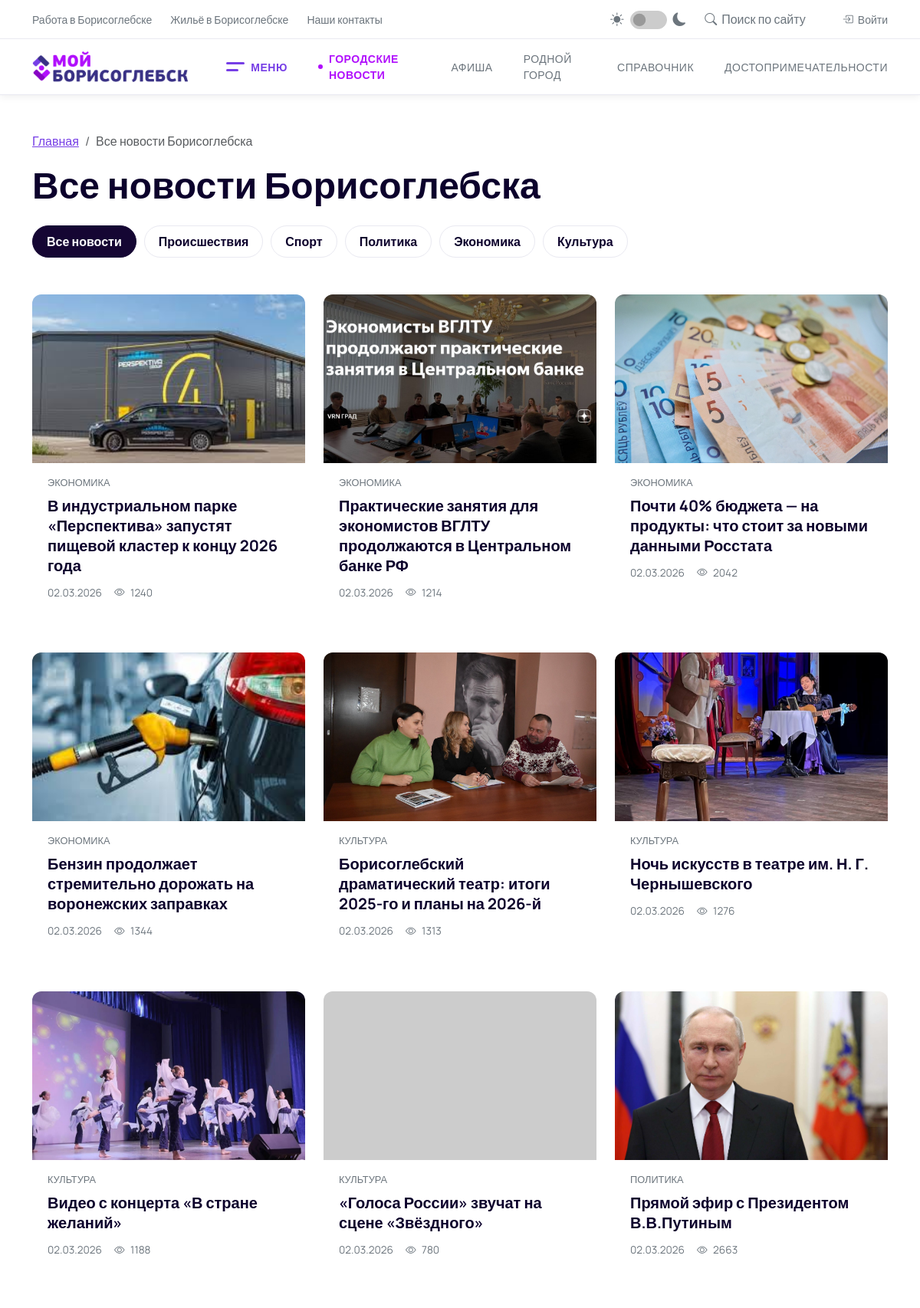
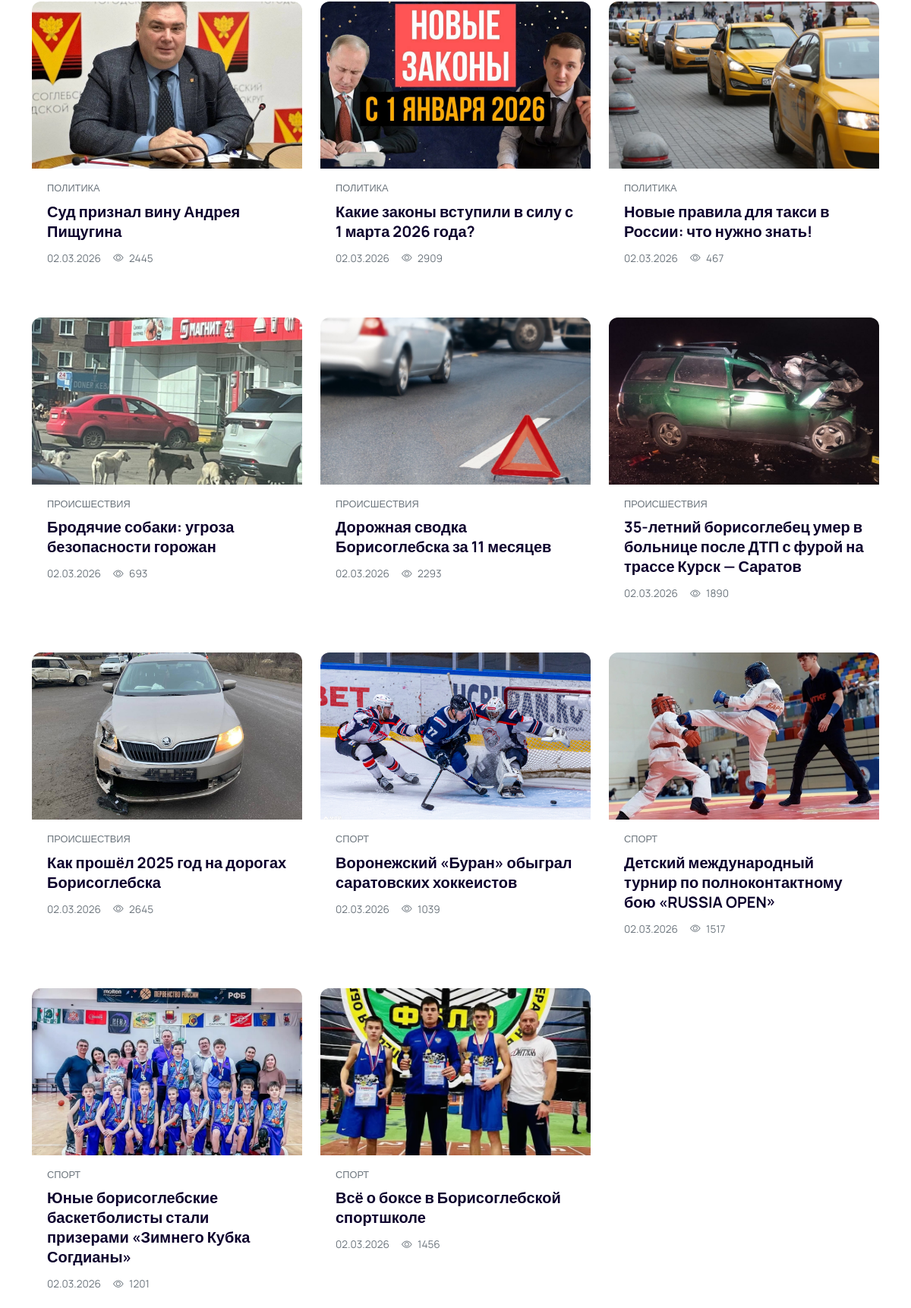
The app's page /myborisoglebsk-main/all-news.php (upper part) with its own data (2 pictures, top to bottom).
### tables this page shows
CREATE TABLE `categories` (
  `id` int NOT NULL,
  `name` varchar(100) NOT NULL,
  `description` text,
  `created_at` datetime DEFAULT CURRENT_TIMESTAMP
);

CREATE TABLE `news` (
  `id` int NOT NULL,
  `title` varchar(255) NOT NULL,
  `content` text NOT NULL,
  `short_description` varchar(500) DEFAULT NULL,
  `image` varchar(255) DEFAULT NULL,
  `created_at` datetime DEFAULT CURRENT_TIMESTAMP,
  `updated_at` datetime DEFAULT CURRENT_TIMESTAMP ON UPDATE CURRENT_TIMESTAMP,
  `category_id` int NOT NULL,
  `author_id` int NOT NULL
);

### myborisoglebsk-main/all-news.php (the view, shortened to what this page needs)
<?php
require_once 'db.php';
$category_id = isset($_GET['category']) ? (int)$_GET['category'] : 0;
if ($category_id > 0) {
    $stmt = $pdo->prepare("SELECT news.*, categories.name AS category_name FROM news JOIN categories ON news.category_id = categories.id WHERE categories.id = ? ORDER BY news.created_at DESC");
    $stmt->execute([$category_id]);
} else {
    $stmt = $pdo->query("SELECT news.*, categories.name AS category_name FROM news JOIN categories ON news.category_id = categories.id ORDER BY news.created_at DESC");
}
$newsList = $stmt->fetchAll();
$categories = $pdo->query("SELECT * FROM categories ORDER BY id")->fetchAll();
$pageTitle = ($category_id > 0 && !empty($newsList)) ? "Новости: " . $newsList[0]['category_name'] : "Все новости Борисоглебска";
?>
<!DOCTYPE html>
<html lang="ru">
<head>
    <link href="https://cdn.jsdelivr.net/npm/bootstrap@5.3.3/dist/css/bootstrap.min.css" rel="stylesheet">
    <link rel="stylesheet" href="https://cdn.jsdelivr.net/npm/bootstrap-icons@1.11.3/font/bootstrap-icons.min.css">
    <link href="https://unpkg.com/aos@2.3.1/dist/aos.css" rel="stylesheet">
    <link rel="stylesheet" href="style.css">
</head>
<body>
    <header class="header-custom">
        <div class="top-bar d-none d-lg-block">
            <div class="container d-flex justify-content-between align-items-center">
                <div class="d-flex gap-4">
                    <a href="#" class="top-bar-link">Работа в Борисоглебске</a>
                    <a href="#" class="top-bar-link">Жильё в Борисоглебске</a>
                    <a href="#" class="top-bar-link">Наши контакты</a>
                </div>
                <div class="d-flex gap-4 align-items-center">
                    <div class="theme-switcher-container">
                        <i class="bi bi-sun-fill theme-icon sun"></i>
                        <div class="form-check form-switch"><input class="form-check-input" type="checkbox" role="switch" id="theme-switcher"></div>
                        <i class="bi bi-moon-fill theme-icon moon"></i>
                    </div>
                    <form action="search.php" method="GET" class="search-wrapper" id="search-wrapper">
                        <i class="bi bi-search search-icon"></i>
                        <span class="search-label">Поиск по сайту</span>
                    </form>
                    <?php if (isset($_SESSION['user_id'])): ?>
                        <div class="dropdown">
                            <a href="#" class="top-bar-link dropdown-toggle" data-bs-toggle="dropdown" aria-expanded="false">
                                <i class="bi bi-person-circle"></i>
                                <span>Профиль</span>
                            </a>
                            <ul class="dropdown-menu dropdown-menu-dark dropdown-menu-end shadow">
<li><a class="dropdown-item" href="profile.php"><i class="bi bi-person"></i> Мой профиль</a></li>
<?php if ($_SESSION['role'] == 'admin'): ?>
    <li><a class="dropdown-item text-warning fw-bold" href="admin_panel.php"><i class="bi bi-gear"></i> Админ-панель</a></li>
<?php elseif ($_SESSION['role'] == 'editor'): ?>
    <li><a class="dropdown-item text-info fw-bold" href="admin_panel.php"><i class="bi bi-pencil-square"></i> Редактирование новостей</a></li>
<?php endif; ?>
<li><hr class="dropdown-divider"></li>
<li><a class="dropdown-item" href="auth_handler.php?action=logout"><i class="bi bi-box-arrow-left"></i> Выйти</a></li>
                            </ul>
                        </div>
                    <?php else: ?>
                        <a href="#" class="top-bar-link" data-bs-toggle="modal" data-bs-target="#authModal">
                            <i class="bi bi-box-arrow-in-right"></i>
                            <span>Войти</span>
                        </a>
                    <?php endif; ?>
                </div>
            </div>
        </div>
       <div class="main-header-wrapper">
            <div class="container">
                <div class="d-flex justify-content-between align-items-center">
                    <div class="d-flex align-items-center">
                        <a href="index.php" class="navbar-brand py-3">
                            <img class="logo-light" src="img/logo.png" alt="Логотип">
                        </a>
                        <div class="main-nav-container d-none d-lg-flex">
                            <nav class="main-navigation">
                                <div class="nav-item-with-submenu">
                                    <button class="main-nav-link" id="desktop-menu-toggle">
                                        <div class="burger-icon"><span class="top-line"></span><span class="bottom-line"></span></div>
                                        <span class="burger-text">МЕНЮ</span>
                                    </button>
                                </div>
                                <a href="all-news.php" class="main-nav-link active">ГОРОДСКИЕ НОВОСТИ</a>
                                <a href="index.php" class="main-nav-link">АФИША</a>
                                <a href="index.php" class="main-nav-link">РОДНОЙ ГОРОД</a>
                                <a href="index.php" class="main-nav-link">СПРАВОЧНИК</a>
                                <a href="index.php" class="main-nav-link">ДОСТОПРИМЕЧАТЕЛЬНОСТИ</a>
                            </nav>
                        </div>
                    </div>
                </div>
            </div>
        </div>
    </header>
    <main class="py-5">
        <div class="container">
            <nav aria-label="breadcrumb" class="mb-4" data-aos="fade-up">
                <ol class="breadcrumb">
                    <li class="breadcrumb-item"><a href="index.php" style="color: var(--primary-purple);">Главная</a></li>
                    <li class="breadcrumb-item active"><?= $pageTitle ?></li>
                </ol>
                <h1 class="fw-bold display-5"><?= $pageTitle ?></h1>
            </nav>
            <div class="tabs-pills mb-5" id="news-tabs" data-aos="fade-up">
                <a href="fetch_data.php?category=0&full=1" class="nav-link <?= $category_id == 0 ? 'active' : '' ?>">Все новости</a>
                <?php foreach($categories as $cat): ?>
                    <?php if(mb_strtolower($cat['name']) == 'все новости') continue; ?>
                    <a href="fetch_data.php?category=<?= $cat['id'] ?>&full=1" class="nav-link <?= $category_id == $cat['id'] ? 'active' : '' ?>">
                        <?= htmlspecialchars($cat['name']) ?>
                    </a>
                <?php endforeach; ?>
            </div>
            <div class="row g-4" id="news-container">
                <?php foreach($newsList as $news): ?>
                <div class="col-md-4 mb-4" data-aos="fade-up">
                    <a href="news.php?id=<?= $news['id'] ?>" class="news-card h-100">
                        <div class="news-card-img">
                            <?php
                                $img = $news['image'];
                                $src = (empty($img)) ? "https://via.placeholder.com/600x400" : ((strpos($img, 'http') === 0) ? $img : "img/".$img);
                            ?>
                            <img src="<?= $src ?>" alt="" onerror="this.src='https://via.placeholder.com/600x400'">
                        </div>
                        <div class="news-card-body">
                            <span class="news-card-category"><?= htmlspecialchars($news['category_name']) ?></span>
                            <h5 class="news-card-title"><?= htmlspecialchars($news['title']) ?></h5>
                            <div class="news-card-meta">
                                <span><?= date('d.m.Y', strtotime($news['created_at'])) ?></span>
                                <span><i class="bi bi-eye"></i> <?= rand(100, 3000) ?></span>
                            </div>
                        </div>
                    </a>
                </div>
                <?php endforeach; ?>
            </div>
        </div>
    </main>
</body>
</html>

### myborisoglebsk-main/style.css (style rules this page uses)
:root { --primary-purple: #763ee6; --primary-active: #b10ffc; --dark-purple: #150633; --text-color: #0c012c; --text-muted-color: #6c757d; --bg-color: #ffffff; --border-color: #e9e9f1; --transition-speed: 0.3s; --card-bg: #ffffff; --section-bg-light: #f7f7f9; --shadow-sm: 0 2px 10px rgba(0,0,0,0.07); --shadow-md: 0 5px 20px rgba(0,0,0,0.1); }
body { font-family: 'Manrope', sans-serif; background-color: var(--bg-color); color: var(--text-color); transition: background-color var(--transition-speed) ease, color var(--transition-speed) ease; }
.header-custom { position: sticky; top: 0; z-index: 1030; background-color:var(--bg-color); border-bottom:1px solid var(--border-color); box-shadow: var(--shadow-sm); }
.top-bar { padding:10px 0;border-bottom:1px solid var(--border-color) }
.top-bar-link { color:var(--text-muted-color);text-decoration:none;font-size:14px;display:flex;align-items:center;gap:6px;transition:color var(--transition-speed) }
.search-wrapper { display:flex;align-items:center;gap:6px;position:relative;color:var(--text-muted-color);cursor:pointer }
.theme-switcher-container { display:flex;align-items:center;gap:.5rem;color:var(--text-muted-color) }
.theme-switcher-container .theme-icon { font-size:1.1rem }
.form-switch .form-check-input { width:3em;height:1.5em;cursor:pointer;background-color:#ccc;border-color:#ccc }
.navbar-brand img { height:40px }
.main-nav-container { margin-left: 50px; }
.main-navigation { display:flex;align-items:center;gap:40px }
.main-nav-link { color:var(--text-muted-color);font-weight:500;text-decoration:none;text-transform:uppercase;position:relative;transition:color var(--transition-speed),padding-left var(--transition-speed);font-size:14px;letter-spacing:.5px;padding:5px 0;background:0 0;border:none;display:flex;align-items:center;gap:8px }
.main-nav-link.active { color:var(--primary-active);font-weight:700;padding-left:14px }
.main-nav-link.active::before { content:"";position:absolute;left:0;top:50%;transform:translateY(-50%);width:6px;height:6px;background-color:var(--primary-active);border-radius:50% }
#desktop-menu-toggle::before { display:none!important }
#desktop-menu-toggle .burger-text { color:var(--primary-purple);font-weight:700 }
.burger-icon { width:24px;height:12px;position:relative }
.burger-icon .top-line,.burger-icon .bottom-line { position:absolute;left:0;height:3px;background-color:var(--primary-purple);border-radius:3px;transition:all .3s ease-in-out }
.burger-icon .top-line { width:100%;top:0 }
.burger-icon .bottom-line { width:65%;top:9px }
.tabs-pills { display:flex;flex-wrap:wrap;gap:10px; }
.tabs-pills .nav-link { color:var(--text-color);background-color:transparent;border-radius:50px;padding:8px 18px;font-weight:600;transition:all var(--transition-speed) ease;border:1px solid var(--border-color); }
.tabs-pills .nav-link.active,.tabs-pills .nav-link:hover { background-color:var(--dark-purple);border-color:var(--dark-purple);color:#fff; }
.news-card { text-decoration: none; color: var(--text-color); display: block; transition: transform 0.3s ease, box-shadow 0.3s ease; border-radius: 12px; background-color: var(--card-bg); }
.news-card-img { border-radius: 12px 12px 0 0; overflow: hidden; height: 220px; }
.news-card-body { padding: 1rem 1.25rem 1.25rem; }
.news-card-img img { width: 100%; height: 100%; object-fit: cover; }
.news-card-category { font-size: 0.8rem; color: var(--text-muted-color); text-transform: uppercase; font-weight: 500; margin-bottom: 0.5rem; display: block; }
.news-card-title { font-size: 1.25rem; font-weight: 700; line-height: 1.3; margin-bottom: 0.75rem; color: var(--text-color); }
.news-card-meta { font-size: 0.85rem; color: var(--text-muted-color); display: flex; align-items: center; gap: 1rem; }
.news-card-meta i { margin-right: 0.3rem; }
#news-container { min-height: 600px; transition: min-height 0.3s ease; }

### records on screen
categories: name "Происшествия"
categories: name "Спорт"
categories: name "Политика"
categories: name "Экономика"
categories: name "Культура"
news: image (picture), category.name "ЭКОНОМИКА", title "В индустриальном парке «Перспектива» запустят пищевой кластер к концу 2026 года", created_at "02.03.2026"
news: image (picture), category.name "ЭКОНОМИКА", title "Практические занятия для экономистов ВГЛТУ продолжаются в Центральном банке РФ", created_at "02.03.2026"
news: image (picture), category.name "ЭКОНОМИКА", title "Почти 40% бюджета — на продукты: что стоит за новыми данными Росстата", created_at "02.03.2026"
news: image (picture), category.name "ЭКОНОМИКА", title "Бензин продолжает стремительно дорожать на воронежских заправках", created_at "02.03.2026"
news: image (picture), category.name "КУЛЬТУРА", title "Борисоглебский драматический театр: итоги 2025-го и планы на 2026-й", created_at "02.03.2026"
news: image (picture), category.name "КУЛЬТУРА", title "Ночь искусств в театре им. Н. Г. Чернышевского", created_at "02.03.2026"
news: image (picture), category.name "КУЛЬТУРА", title "Видео с концерта «В стране желаний»", created_at "02.03.2026"
news: category.name "КУЛЬТУРА", title "«Голоса России» звучат на сцене «Звёздного»", created_at "02.03.2026"
news: image (picture), category.name "ПОЛИТИКА", title "Прямой эфир с Президентом В.В.Путиным", created_at "02.03.2026"
news: image (picture), category.name "ПОЛИТИКА", title "Суд признал вину Андрея Пищугина", created_at "02.03.2026"
news: image (picture), category.name "ПОЛИТИКА", title "Какие законы вступили в силу с 1 марта 2026 года?", created_at "02.03.2026"
news: image (picture), category.name "ПОЛИТИКА", title "Новые правила для такси в России: что нужно знать!", created_at "02.03.2026"
news: image (picture), category.name "ПРОИСШЕСТВИЯ", title "Бродячие собаки: угроза безопасности горожан", created_at "02.03.2026"
news: image (picture), category.name "ПРОИСШЕСТВИЯ", title "Дорожная сводка Борисоглебска за 11 месяцев", created_at "02.03.2026"
news: image (picture), category.name "ПРОИСШЕСТВИЯ", title "35-летний борисоглебец умер в больнице после ДТП с фурой на трассе Курск — Саратов", created_at "02.03.2026"
news: image (picture), category.name "ПРОИСШЕСТВИЯ", title "Как прошёл 2025 год на дорогах Борисоглебска", created_at "02.03.2026"
news: image (picture), category.name "СПОРТ", title "Воронежский «Буран» обыграл саратовских хоккеистов", created_at "02.03.2026"
news: image (picture), category.name "СПОРТ", title "Детский международный турнир по полноконтактному бою «RUSSIA OPEN»", created_at "02.03.2026"
news: image (picture), category.name "СПОРТ", title "Юные борисоглебские баскетболисты стали призерами «Зимнего Кубка Согдианы»", created_at "02.03.2026"
news: image (picture), category.name "СПОРТ", title "Всё о боксе в Борисоглебской спортшколе", created_at "02.03.2026"

### other values on screen
$pageTitle "Все новости Борисоглебска"
